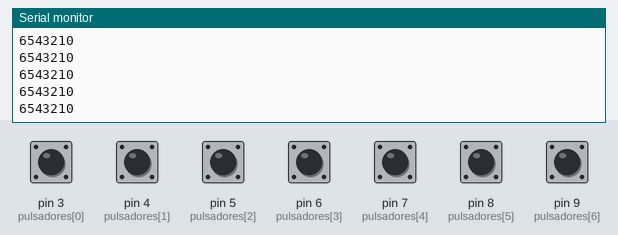
A sketch run on a simulated Arduino Uno, built with avr-gcc and run on an emulated ATmega328P. Shown: the last lines printed to the serial monitor. The inputs (shaded band) are chosen by the test bench; at power-on: pin 3 (pulsadores[0]), pin 4 (pulsadores[1]), pin 5 (pulsadores[2]), pin 6 (pulsadores[3]), pin 7 (pulsadores[4]), pin 8 (pulsadores[5]), pin 9 (pulsadores[6]) HIGH.

Above: at 1.2 s.
1.3 s: pin 3 (pulsadores[0]) pulled LOW for 0.15 s
At 1.31 s:
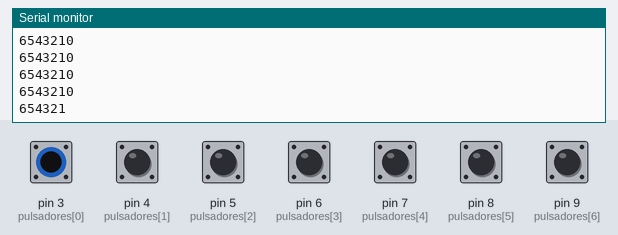
2.9 s: pin 4 (pulsadores[1]) pulled LOW for 0.15 s
At 2.92 s:
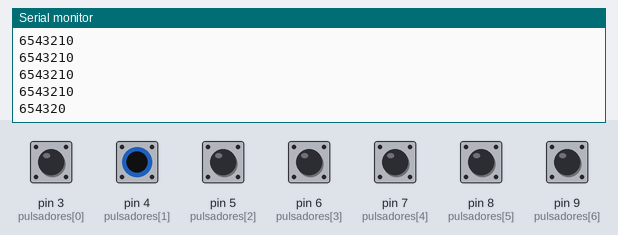
4.5 s: pin 5 (pulsadores[2]) pulled LOW for 0.15 s
At 4.53 s:
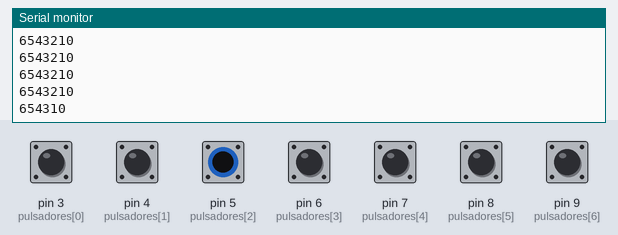
6.1 s: pin 6 (pulsadores[3]) pulled LOW for 0.15 s
At 6.14 s:
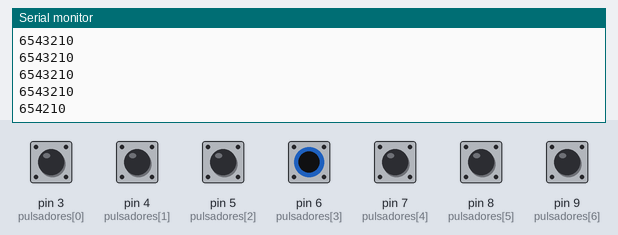
7.7 s: pin 7 (pulsadores[4]) pulled LOW for 0.15 s
At 7.75 s:
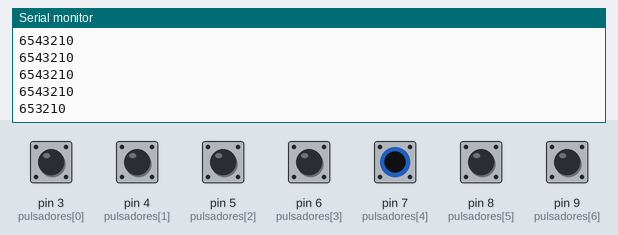
9.3 s: pin 8 (pulsadores[5]) pulled LOW for 0.15 s
At 9.35 s:
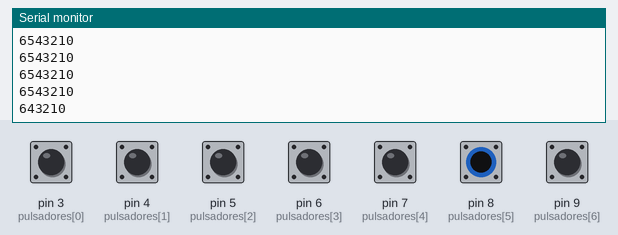
Timing chart, 0 to 11.9 s (numbered marks = the images above; inputs shaded):
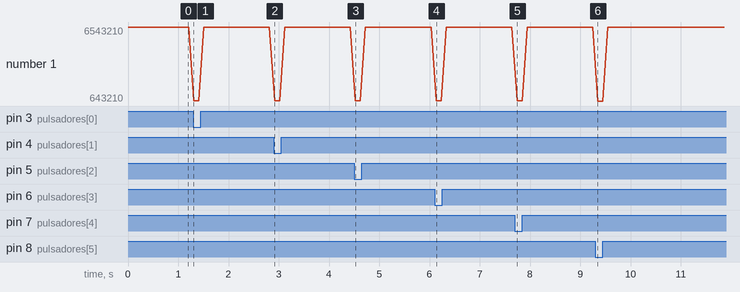

Measured:
- after the input at 1.3 s, the serial monitor: prints a new line at once (image 1)
- after the input at 2.9 s, the serial monitor: prints a new line at once (image 2)
- after the input at 4.5 s, the serial monitor: prints a new line at once (image 3)
- after the input at 6.1 s, the serial monitor: prints a new line at once (image 4)
- after the input at 7.7 s, the serial monitor: prints a new line at once (image 5)
- after the input at 9.3 s, the serial monitor: prints a new line after 0.05 s (image 6)

The sketch:

Arduino_ControlEmuladorV2.ino
```cpp
const int pulsadores[7] = {3, 4, 5, 6, 7, 8, 9};
String botones;

void setup() {
  for (int i = 0; i < 7; i++) {
    pinMode(pulsadores[i], INPUT_PULLUP);
  }
  Serial.begin(9600);
}

void loop() {

  for (int i = 6; i>=0; i--) {
    if (digitalRead(pulsadores[i]) == 1) {
      botones += String(i);
    }
  }

  Serial.println(botones);
  botones = "";
  delay(100);
}
```
